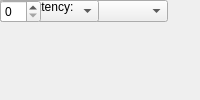
<?xml version="1.0" encoding="UTF-8"?>
<ui version="4.0">
 <class>MainWindow</class>
 <widget class="QMainWindow" name="MainWindow">
  <property name="windowTitle"><string>Complex Add/Sub (DSP48E)</string></property>
  <widget class="QWidget" name="centralwidget">
   <!-- NOTE: this is a simplified structural mirror of the generated
        <module>_ui.py, not a full round-trip Designer file. Regenerate
        both from the same spec if you need to edit layout by hand. -->
       <widget class="QLabel" name="label_mode">
     <property name="text"><string>Operation:</string></property>
    </widget>
       <widget class="QComboBox" name="mode">
     <item><property name="text"><string>Addition</string></property></item>
     <item><property name="text"><string>Subtraction</string></property></item>
    </widget>
       <widget class="QLabel" name="label_n_bits_a">
     <property name="text"><string>Bit width 'a':</string></property>
    </widget>
       <widget class="QSpinBox" name="n_bits_a"/>
       <widget class="QLabel" name="label_bin_pt_a">
     <property name="text"><string>Binary point 'a':</string></property>
    </widget>
       <widget class="QSpinBox" name="bin_pt_a"/>
       <widget class="QLabel" name="label_n_bits_b">
     <property name="text"><string>Bit width 'b':</string></property>
    </widget>
       <widget class="QSpinBox" name="n_bits_b"/>
       <widget class="QLabel" name="label_bin_pt_b">
     <property name="text"><string>Binary point 'b':</string></property>
    </widget>
       <widget class="QSpinBox" name="bin_pt_b"/>
       <widget class="QLabel" name="label_full_precision">
     <property name="text"><string>Full precision</string></property>
    </widget>
       <widget class="QCheckBox" name="full_precision"/>
       <widget class="QLabel" name="label_n_bits_c">
     <property name="text"><string>Bit width out:</string></property>
    </widget>
       <widget class="QSpinBox" name="n_bits_c"/>
       <widget class="QLabel" name="label_bin_pt_c">
     <property name="text"><string>Binary point out:</string></property>
    </widget>
       <widget class="QSpinBox" name="bin_pt_c"/>
       <widget class="QLabel" name="label_quantization">
     <property name="text"><string>Quantization:</string></property>
    </widget>
       <widget class="QComboBox" name="quantization">
     <item><property name="text"><string>Truncate</string></property></item>
     <item><property name="text"><string>Round  (unbiased: +/- Inf)</string></property></item>
    </widget>
       <widget class="QLabel" name="label_overflow">
     <property name="text"><string>Overflow:</string></property>
    </widget>
       <widget class="QComboBox" name="overflow">
     <item><property name="text"><string>Wrap</string></property></item>
     <item><property name="text"><string>Saturate</string></property></item>
     <item><property name="text"><string>Flag as error</string></property></item>
    </widget>
       <widget class="QLabel" name="label_cast_latency">
     <property name="text"><string>Cast Latency:</string></property>
    </widget>
       <widget class="QSpinBox" name="cast_latency"/>
  </widget>
 </widget>
 <resources/>
 <connections/>
</ui>
